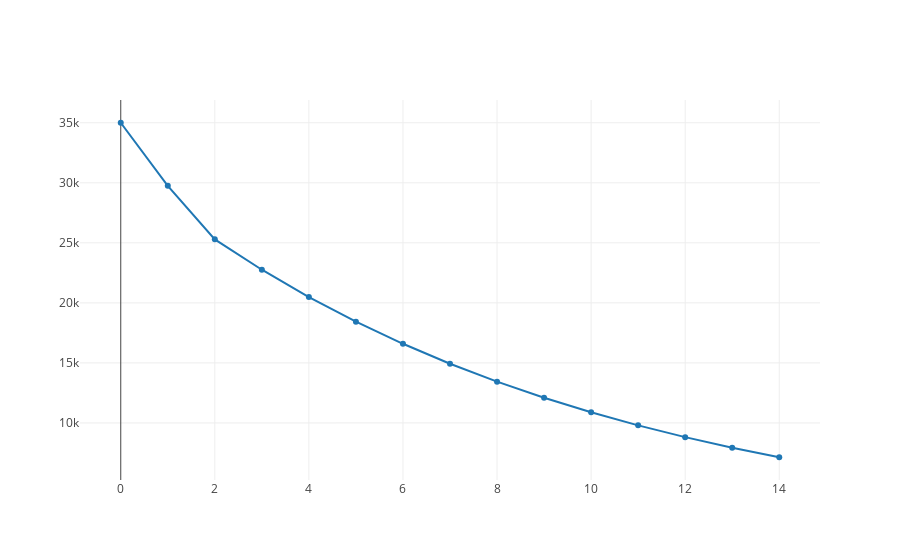

Here is the notebook cell this chart was saved with:
### Code cell
line_chart(dep_value)

### Figure 1 — Plotly figure (JSON) as saved in the notebook; plotly's stock layout.template omitted (floating-point values rounded to 4 significant figures)
{"data": [{"type": "scatter", "uid": "c88d169a-ab6d-11e8-b8e7-0800279fead2", "y": [35000, 29750, 25290.0, 22760.0, 20480.0, 18430.0, 16590.0, 14930.0, 13440.0, 12090.0, 10890.0, 9797.0, 8817.0, 7935.0, 7142.0]}], "layout": {}}
